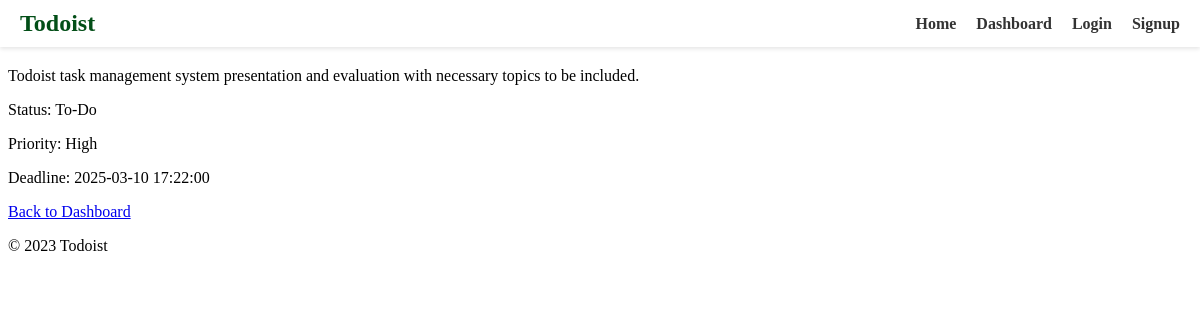
Screenshot of /task/3 (signed in) with the database file from the repository.
### app.py (models this page shows)
class Task(db.Model):
    id = db.Column(db.Integer, primary_key=True)
    title = db.Column(db.String(100), nullable=False)
    description = db.Column(db.Text, nullable=True)
    status = db.Column(db.String(50), nullable=False)  # e.g., "To-Do", "In Progress", "Completed"
    priority = db.Column(db.String(50), nullable=False)  # e.g., "Low", "Medium", "High"
    deadline = db.Column(db.DateTime, nullable=True)  # DateTime field
    user_id = db.Column(db.Integer, db.ForeignKey('user.id'), nullable=False)

### app.py (the view)
@app.route('/task/<int:task_id>')
@login_required
def task_detail(task_id):
    task = Task.query.get_or_404(task_id)
    if task.user_id != current_user.id:
        flash('You do not have permission to view this task')
        return redirect(url_for('dashboard'))
    return render_template('task_detail.html', task=task)

### app.py (called while the page is built)
@login_manager.user_loader
def load_user(user_id):
    return User.query.get(int(user_id))

### templates/task_detail.html (shortened to what this page needs)
{% extends "base.html" %}
{% block css %}
<link rel="stylesheet" href="{{ url_for('static', filename='css/task_detail.css') }}">
{% endblock %}
{% block content %}
<h2>{{ task.title }}</h2>
<p>{{ task.description }}</p>
<p>Status: {{ task.status }}</p>
<p>Priority: {{ task.priority }}</p>
<p>Deadline: {{ task.deadline }}</p>
<a href="{{ url_for('dashboard') }}">Back to Dashboard</a>
{% endblock %}

### rows the page displays
Task: description "Todoist task management system presentation and evaluation with necessary topics to be included.", status "To-Do", priority "High", deadline "2025-03-10 17:22:00"
